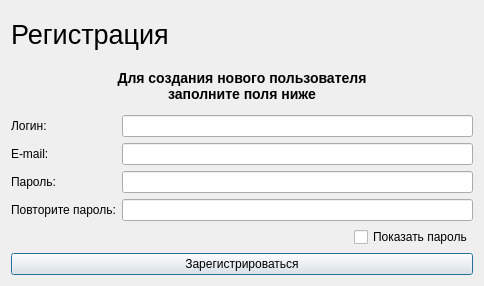
<?xml version="1.0" encoding="UTF-8"?>
<ui version="4.0">
 <class>Registration</class>
 <widget class="QDialog" name="Registration">
  <property name="geometry">
   <rect>
    <x>0</x>
    <y>0</y>
    <width>484</width>
    <height>286</height>
   </rect>
  </property>
  <property name="maximumSize">
   <size>
    <width>484</width>
    <height>286</height>
   </size>
  </property>
  <property name="windowTitle">
   <string>Регистрация</string>
  </property>
  <layout class="QGridLayout" name="gridLayout">
   <item row="2" column="0" colspan="2">
    <layout class="QFormLayout" name="EditsLayout">
     <item row="0" column="0">
      <widget class="QLabel" name="Login_Label">
       <property name="text">
        <string>Логин:</string>
       </property>
      </widget>
     </item>
     <item row="0" column="1">
      <widget class="QLineEdit" name="Login_Edit"/>
     </item>
     <item row="2" column="0">
      <widget class="QLabel" name="Password_Label">
       <property name="text">
        <string>Пароль:</string>
       </property>
      </widget>
     </item>
     <item row="2" column="1">
      <widget class="QLineEdit" name="Password_Edit">
       <property name="echoMode">
        <enum>QLineEdit::Password</enum>
       </property>
      </widget>
     </item>
     <item row="3" column="0">
      <widget class="QLabel" name="RepeatPassword_Label">
       <property name="text">
        <string>Повторите пароль:</string>
       </property>
      </widget>
     </item>
     <item row="3" column="1">
      <widget class="QLineEdit" name="RepeatPassword_Edit">
       <property name="echoMode">
        <enum>QLineEdit::Password</enum>
       </property>
      </widget>
     </item>
     <item row="1" column="0">
      <widget class="QLabel" name="Email_Label">
       <property name="text">
        <string>E-mail:</string>
       </property>
      </widget>
     </item>
     <item row="1" column="1">
      <widget class="QLineEdit" name="Email_Edit"/>
     </item>
    </layout>
   </item>
   <item row="0" column="0">
    <widget class="QLabel" name="RegistrationTitle_Label">
     <property name="font">
      <font>
       <pointsize>20</pointsize>
      </font>
     </property>
     <property name="text">
      <string>Регистрация</string>
     </property>
    </widget>
   </item>
   <item row="5" column="0" colspan="2">
    <widget class="QPushButton" name="TryToRegister_Button">
     <property name="text">
      <string>Зарегистрироваться</string>
     </property>
    </widget>
   </item>
   <item row="1" column="0" colspan="2">
    <widget class="QLabel" name="RegistrationDescription_Label">
     <property name="text">
      <string>&lt;Center&gt;&lt;h3&gt;Для создания нового пользователя &lt;br&gt; заполните поля 
 ниже&lt;/h3&gt;&lt;/Center&gt;</string>
     </property>
    </widget>
   </item>
   <item row="3" column="0">
    <spacer name="horizontalSpacer">
     <property name="orientation">
      <enum>Qt::Horizontal</enum>
     </property>
     <property name="sizeHint" stdset="0">
      <size>
       <width>40</width>
       <height>20</height>
      </size>
     </property>
    </spacer>
   </item>
   <item row="3" column="1">
    <widget class="QCheckBox" name="ShowPassword_CheckBox">
     <property name="text">
      <string>Показать пароль</string>
     </property>
    </widget>
   </item>
  </layout>
 </widget>
 <resources/>
 <connections/>
</ui>
